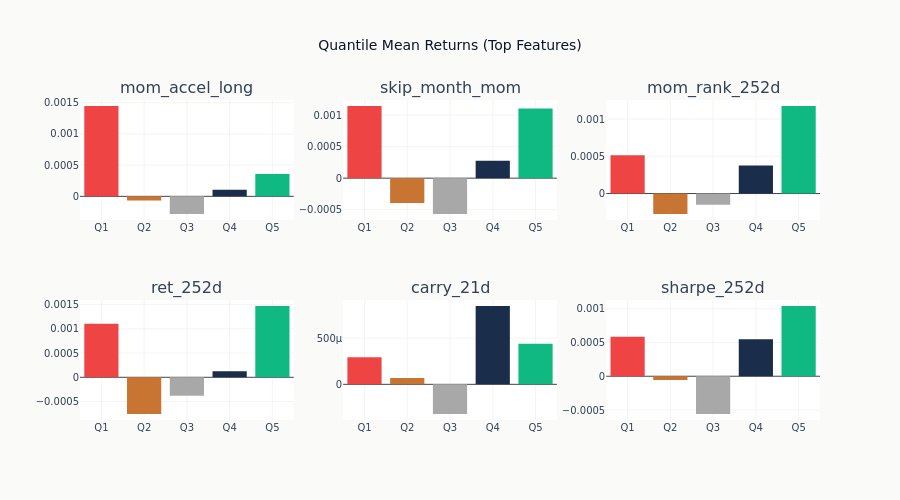

Here is the notebook cell this chart was saved with:
### Code cell
if quantile_spreads:
    n_show = min(6, len(quantile_spreads))
    feats_to_show = list(quantile_spreads.keys())[:n_show]
    n_rows_fig = (n_show + 2) // 3
    fig = make_subplots(rows=n_rows_fig, cols=3, subplot_titles=feats_to_show)
    for idx, feat in enumerate(feats_to_show):
        r, c = divmod(idx, 3)
        q_means = quantile_spreads[feat]["q_means"]
        fig.add_trace(
            go.Bar(
                x=[f"Q{i + 1}" for i in range(len(q_means))],
                y=q_means,
                marker_color=[
                    COLORS["negative"],
                    COLORS["copper"],
                    GRAY_FILLS["muted"],
                    COLORS["slate"],
                    COLORS["positive"],
                ],
                showlegend=False,
            ),
            row=r + 1,
            col=c + 1,
        )
    fig.update_layout(
        template="ml4t",
        height=250 * n_rows_fig,
        width=900,
        title_text="Quantile Mean Returns (Top Features)",
    )
    fig.show()

### Figure 1 — Plotly figure (JSON) as saved in the notebook; plotly's stock layout.template omitted (floating-point values rounded to 4 significant figures)
{"data": [{"marker": {"color": ["#ef4444", "#C87533", "#a8a8a8", "#1a2d4a", "#10b981"]}, "showlegend": false, "type": "bar", "x": ["Q1", "Q2", "Q3", "Q4", "Q5"], "xaxis": "x", "y": [0.001448, -6.754e-05, -0.0002831, 0.0001041, 0.0003596], "yaxis": "y"}, {"marker": {"color": ["#ef4444", "#C87533", "#a8a8a8", "#1a2d4a", "#10b981"]}, "showlegend": false, "type": "bar", "x": ["Q1", "Q2", "Q3", "Q4", "Q5"], "xaxis": "x2", "y": [0.001144, -0.0003933, -0.000568, 0.0002747, 0.001104], "yaxis": "y2"}, {"marker": {"color": ["#ef4444", "#C87533", "#a8a8a8", "#1a2d4a", "#10b981"]}, "showlegend": false, "type": "bar", "x": ["Q1", "Q2", "Q3", "Q4", "Q5"], "xaxis": "x3", "y": [0.0005152, -0.0002749, -0.0001518, 0.0003755, 0.001176], "yaxis": "y3"}, {"marker": {"color": ["#ef4444", "#C87533", "#a8a8a8", "#1a2d4a", "#10b981"]}, "showlegend": false, "type": "bar", "x": ["Q1", "Q2", "Q3", "Q4", "Q5"], "xaxis": "x4", "y": [0.001104, -0.000756, -0.0003778, 0.0001228, 0.001468], "yaxis": "y4"}, {"marker": {"color": ["#ef4444", "#C87533", "#a8a8a8", "#1a2d4a", "#10b981"]}, "showlegend": false, "type": "bar", "x": ["Q1", "Q2", "Q3", "Q4", "Q5"], "xaxis": "x5", "y": [0.000293, 6.812e-05, -0.0003213, 0.0008484, 0.000439], "yaxis": "y5"}, {"marker": {"color": ["#ef4444", "#C87533", "#a8a8a8", "#1a2d4a", "#10b981"]}, "showlegend": false, "type": "bar", "x": ["Q1", "Q2", "Q3", "Q4", "Q5"], "xaxis": "x6", "y": [0.0005859, -5.466e-05, -0.000559, 0.0005494, 0.00104], "yaxis": "y6"}], "layout": {"annotations": [{"font": {"size": 16}, "showarrow": false, "text": "mom_accel_long", "x": 0.1444, "xanchor": "center", "xref": "paper", "y": 1.0, "yanchor": "bottom", "yref": "paper"}, {"font": {"size": 16}, "showarrow": false, "text": "skip_month_mom", "x": 0.5, "xanchor": "center", "xref": "paper", "y": 1.0, "yanchor": "bottom", "yref": "paper"}, {"font": {"size": 16}, "showarrow": false, "text": "mom_rank_252d", "x": 0.8556, "xanchor": "center", "xref": "paper", "y": 1.0, "yanchor": "bottom", "yref": "paper"}, {"font": {"size": 16}, "showarrow": false, "text": "ret_252d", "x": 0.1444, "xanchor": "center", "xref": "paper", "y": 0.375, "yanchor": "bottom", "yref": "paper"}, {"font": {"size": 16}, "showarrow": false, "text": "carry_21d", "x": 0.5, "xanchor": "center", "xref": "paper", "y": 0.375, "yanchor": "bottom", "yref": "paper"}, {"font": {"size": 16}, "showarrow": false, "text": "sharpe_252d", "x": 0.8556, "xanchor": "center", "xref": "paper", "y": 0.375, "yanchor": "bottom", "yref": "paper"}], "height": 500, "title": {"text": "Quantile Mean Returns (Top Features)"}, "width": 900, "xaxis": {"anchor": "y", "domain": [0.0, 0.2889]}, "xaxis2": {"anchor": "y2", "domain": [0.3556, 0.6444]}, "xaxis3": {"anchor": "y3", "domain": [0.7111, 1.0]}, "xaxis4": {"anchor": "y4", "domain": [0.0, 0.2889]}, "xaxis5": {"anchor": "y5", "domain": [0.3556, 0.6444]}, "xaxis6": {"anchor": "y6", "domain": [0.7111, 1.0]}, "yaxis": {"anchor": "x", "domain": [0.625, 1.0]}, "yaxis2": {"anchor": "x2", "domain": [0.625, 1.0]}, "yaxis3": {"anchor": "x3", "domain": [0.625, 1.0]}, "yaxis4": {"anchor": "x4", "domain": [0.0, 0.375]}, "yaxis5": {"anchor": "x5", "domain": [0.0, 0.375]}, "yaxis6": {"anchor": "x6", "domain": [0.0, 0.375]}}}
